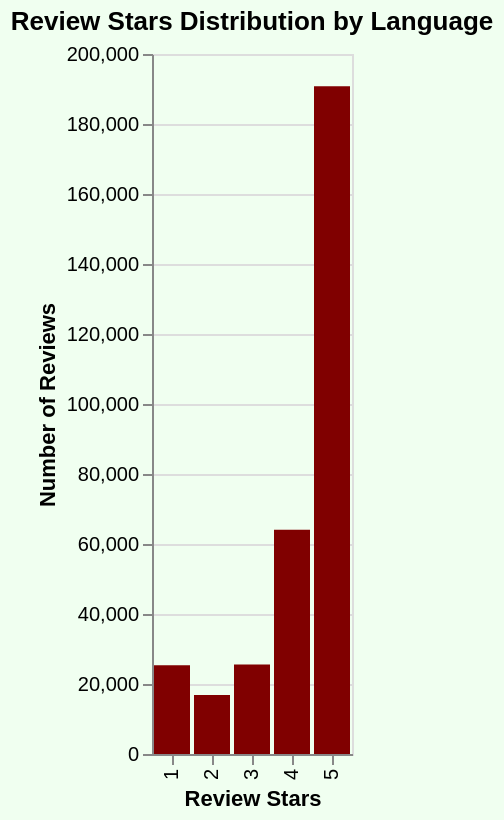

Source (Vega-Lite JSON):
### Vega-Lite specification from a JSON file in a GitHub repository (floating-point values rounded to 4 significant figures)
{"config": {"view": {"continuousWidth": 300, "continuousHeight": 300}}, "data": {"name": "data-cf01a01cf2091f2be7c6e9c51d56d1b6"}, "mark": {"type": "bar", "color": "#800000"}, "background": "#f0fff0", "encoding": {"tooltip": [{"field": "review_stars", "type": "quantitative"}, {"field": "count_reviews", "type": "quantitative"}], "x": {"field": "review_stars", "title": "Review Stars", "type": "ordinal"}, "y": {"field": "count_reviews", "title": "Number of Reviews", "type": "quantitative"}}, "height": 350, "params": [{"name": "param_60", "select": {"type": "point", "fields": ["language"]}, "bind": {"input": "select", "options": ["Aragonese", "Arabic", "Bosnian", "Czech", "Danish", "German", "Greek", "English", "Spanish", "Finnish", "French", "Galician", "Hebrew", "Croatian", "Hungarian", "Italian", "Japanese", "Korean", "Latin", "Dutch", "Norwegian", "Occitan", "Polish", "Portuguese", "Russian", "Slovak", "Swedish", "Turkish", "Chinese"], "name": "Language"}, "value": "Italian"}], "title": "Review Stars Distribution by Language", "transform": [{"filter": {"param": "param_60"}}], "width": "container", "$schema": "https://vega.github.io/schema/vega-lite/v5.17.0.json", "datasets": {"data-cf01a01cf2091f2be7c6e9c51d56d1b6": [{"langid": "an", "review_stars": 5, "count_reviews": 39, "language": "Aragonese"}, {"langid": "ar", "review_stars": 5, "count_reviews": 61, "language": "Arabic"}, {"langid": "bs", "review_stars": 5, "count_reviews": 12, "language": "Bosnian"}, {"langid": "cs", "review_stars": 1, "count_reviews": 11, "language": "Czech"}, {"langid": "cs", "review_stars": 3, "count_reviews": 11, "language": "Czech"}, {"langid": "cs", "review_stars": 4, "count_reviews": 30, "language": "Czech"}, {"langid": "cs", "review_stars": 5, "count_reviews": 154, "language": "Czech"}, {"langid": "da", "review_stars": 1, "count_reviews": 138, "language": "Danish"}, {"langid": "da", "review_stars": 2, "count_reviews": 106, "language": "Danish"}, {"langid": "da", "review_stars": 3, "count_reviews": 118, "language": "Danish"}, {"langid": "da", "review_stars": 4, "count_reviews": 330, "language": "Danish"}, {"langid": "da", "review_stars": 5, "count_reviews": 816, "language": "Danish"}, {"langid": "de", "review_stars": 1, "count_reviews": 826, "language": "German"}, {"langid": "de", "review_stars": 2, "count_reviews": 433, "language": "German"}, {"langid": "de", "review_stars": 3, "count_reviews": 603, "language": "German"}, {"langid": "de", "review_stars": 4, "count_reviews": 1401, "language": "German"}, {"langid": "de", "review_stars": 5, "count_reviews": 5891, "language": "German"}, {"langid": "el", "review_stars": 1, "count_reviews": 159, "language": "Greek"}, {"langid": "el", "review_stars": 2, "count_reviews": 78, "language": "Greek"}, {"langid": "el", "review_stars": 3, "count_reviews": 132, "language": "Greek"}, {"langid": "el", "review_stars": 4, "count_reviews": 313, "language": "Greek"}, {"langid": "el", "review_stars": 5, "count_reviews": 906, "language": "Greek"}, {"langid": "en", "review_stars": 1, "count_reviews": 8883, "language": "English"}, {"langid": "en", "review_stars": 2, "count_reviews": 4262, "language": "English"}, {"langid": "en", "review_stars": 3, "count_reviews": 5235, "language": "English"}, {"langid": "en", "review_stars": 4, "count_reviews": 12613, "language": "English"}, {"langid": "en", "review_stars": 5, "count_reviews": 75772, "language": "English"}, {"langid": "es", "review_stars": 1, "count_reviews": 2462, "language": "Spanish"}, {"langid": "es", "review_stars": 2, "count_reviews": 893, "language": "Spanish"}, {"langid": "es", "review_stars": 3, "count_reviews": 1473, "language": "Spanish"}, {"langid": "es", "review_stars": 4, "count_reviews": 3829, "language": "Spanish"}, {"langid": "es", "review_stars": 5, "count_reviews": 15795, "language": "Spanish"}, {"langid": "fi", "review_stars": 1, "count_reviews": 22, "language": "Finnish"}, {"langid": "fi", "review_stars": 2, "count_reviews": 14, "language": "Finnish"}, {"langid": "fi", "review_stars": 3, "count_reviews": 22, "language": "Finnish"}, {"langid": "fi", "review_stars": 4, "count_reviews": 48, "language": "Finnish"}, {"langid": "fi", "review_stars": 5, "count_reviews": 105, "language": "Finnish"}, {"langid": "fr", "review_stars": 1, "count_reviews": 2948, "language": "French"}, {"langid": "fr", "review_stars": 2, "count_reviews": 1815, "language": "French"}, {"langid": "fr", "review_stars": 3, "count_reviews": 2414, "language": "French"}, {"langid": "fr", "review_stars": 4, "count_reviews": 6573, "language": "French"}, {"langid": "fr", "review_stars": 5, "count_reviews": 20581, "language": "French"}, {"langid": "gl", "review_stars": 5, "count_reviews": 11, "language": "Galician"}, {"langid": "he", "review_stars": 1, "count_reviews": 61, "language": "Hebrew"}, {"langid": "he", "review_stars": 2, "count_reviews": 37, "language": "Hebrew"}, {"langid": "he", "review_stars": 3, "count_reviews": 40, "language": "Hebrew"}, {"langid": "he", "review_stars": 4, "count_reviews": 72, "language": "Hebrew"}, {"langid": "he", "review_stars": 5, "count_reviews": 398, "language": "Hebrew"}, {"langid": "hr", "review_stars": 4, "count_reviews": 11, "language": "Croatian"}, {"langid": "hr", "review_stars": 5, "count_reviews": 63, "language": "Croatian"}, {"langid": "hu", "review_stars": 4, "count_reviews": 34, "language": "Hungarian"}, {"langid": "hu", "review_stars": 5, "count_reviews": 243, "language": "Hungarian"}, {"langid": "it", "review_stars": 1, "count_reviews": 25334, "language": "Italian"}, {"langid": "it", "review_stars": 2, "count_reviews": 16823, "language": "Italian"}, {"langid": "it", "review_stars": 3, "count_reviews": 25587, "language": "Italian"}, {"langid": "it", "review_stars": 4, "count_reviews": 64052, "language": "Italian"}, {"langid": "it", "review_stars": 5, "count_reviews": 190797, "language": "Italian"}, {"langid": "ja", "review_stars": 1, "count_reviews": 51, "language": "Japanese"}, {"langid": "ja", "review_stars": 2, "count_reviews": 26, "language": "Japanese"}, {"langid": "ja", "review_stars": 3, "count_reviews": 84, "language": "Japanese"}, {"langid": "ja", "review_stars": 4, "count_reviews": 217, "language": "Japanese"}, {"langid": "ja", "review_stars": 5, "count_reviews": 478, "language": "Japanese"}, {"langid": "ko", "review_stars": 1, "count_reviews": 41, "language": "Korean"}, {"langid": "ko", "review_stars": 2, "count_reviews": 13, "language": "Korean"}, {"langid": "ko", "review_stars": 3, "count_reviews": 22, "language": "Korean"}, {"langid": "ko", "review_stars": 4, "count_reviews": 67, "language": "Korean"}, {"langid": "ko", "review_stars": 5, "count_reviews": 241, "language": "Korean"}, {"langid": "la", "review_stars": 1, "count_reviews": 17, "language": "Latin"}, {"langid": "la", "review_stars": 5, "count_reviews": 112, "language": "Latin"}, {"langid": "nl", "review_stars": 1, "count_reviews": 398, "language": "Dutch"}, {"langid": "nl", "review_stars": 2, "count_reviews": 247, "language": "Dutch"}, {"langid": "nl", "review_stars": 3, "count_reviews": 308, "language": "Dutch"}, {"langid": "nl", "review_stars": 4, "count_reviews": 1038, "language": "Dutch"}, {"langid": "nl", "review_stars": 5, "count_reviews": 2911, "language": "Dutch"}, {"langid": "no", "review_stars": 1, "count_reviews": 108, "language": "Norwegian"}, {"langid": "no", "review_stars": 2, "count_reviews": 90, "language": "Norwegian"}, {"langid": "no", "review_stars": 3, "count_reviews": 95, "language": "Norwegian"}, {"langid": "no", "review_stars": 4, "count_reviews": 247, "language": "Norwegian"}, {"langid": "no", "review_stars": 5, "count_reviews": 746, "language": "Norwegian"}, {"langid": "oc", "review_stars": 5, "count_reviews": 12, "language": "Occitan"}, {"langid": "pl", "review_stars": 1, "count_reviews": 73, "language": "Polish"}, {"langid": "pl", "review_stars": 2, "count_reviews": 39, "language": "Polish"}, {"langid": "pl", "review_stars": 3, "count_reviews": 62, "language": "Polish"}, {"langid": "pl", "review_stars": 4, "count_reviews": 164, "language": "Polish"}, {"langid": "pl", "review_stars": 5, "count_reviews": 1037, "language": "Polish"}, {"langid": "pt", "review_stars": 1, "count_reviews": 582, "language": "Portuguese"}, {"langid": "pt", "review_stars": 2, "count_reviews": 281, "language": "Portuguese"}, {"langid": "pt", "review_stars": 3, "count_reviews": 440, "language": "Portuguese"}, {"langid": "pt", "review_stars": 4, "count_reviews": 1259, "language": "Portuguese"}, {"langid": "pt", "review_stars": 5, "count_reviews": 4381, "language": "Portuguese"}, {"langid": "ru", "review_stars": 1, "count_reviews": 361, "language": "Russian"}, {"langid": "ru", "review_stars": 2, "count_reviews": 204, "language": "Russian"}, {"langid": "ru", "review_stars": 3, "count_reviews": 240, "language": "Russian"}, {"langid": "ru", "review_stars": 4, "count_reviews": 397, "language": "Russian"}, {"langid": "ru", "review_stars": 5, "count_reviews": 2849, "language": "Russian"}, {"langid": "sk", "review_stars": 5, "count_reviews": 55, "language": "Slovak"}, {"langid": "sv", "review_stars": 1, "count_reviews": 138, "language": "Swedish"}, {"langid": "sv", "review_stars": 2, "count_reviews": 96, "language": "Swedish"}, {"langid": "sv", "review_stars": 3, "count_reviews": 133, "language": "Swedish"}, {"langid": "sv", "review_stars": 4, "count_reviews": 380, "language": "Swedish"}, {"langid": "sv", "review_stars": 5, "count_reviews": 816, "language": "Swedish"}, {"langid": "tr", "review_stars": 1, "count_reviews": 30, "language": "Turkish"}, {"langid": "tr", "review_stars": 2, "count_reviews": 25, "language": "Turkish"}, {"langid": "tr", "review_stars": 3, "count_reviews": 42, "language": "Turkish"}, {"langid": "tr", "review_stars": 4, "count_reviews": 99, "language": "Turkish"}, {"langid": "tr", "review_stars": 5, "count_reviews": 358, "language": "Turkish"}, {"langid": "zh", "review_stars": 1, "count_reviews": 62, "language": "Chinese"}, {"langid": "zh", "review_stars": 2, "count_reviews": 13, "language": "Chinese"}, {"langid": "zh", "review_stars": 3, "count_reviews": 29, "language": "Chinese"}, {"langid": "zh", "review_stars": 4, "count_reviews": 89, "language": "Chinese"}, {"langid": "zh", "review_stars": 5, "count_reviews": 273, "language": "Chinese"}]}}
